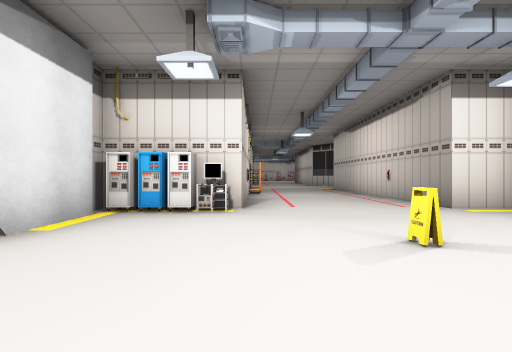
view 1 (above)

16 first-person views from a walk through a scene from a Unity 3-D project. The camera is 1.4 m above the floor, looks level and sees 85° across. Doors are open. The floor is counted in squares, 2.4 m on a side. Each view is taken from the middle of a square. On the plan, view 1 faces up. The plan holds only what a view shows up to about 9 squares ahead; the rest is blank. The place goes on beyond the plan. The player character is not drawn. Some animated figures are left out. Some surface patterns are stand-ins.

view 2
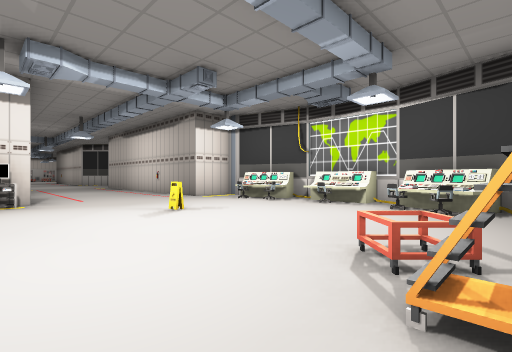

view 3
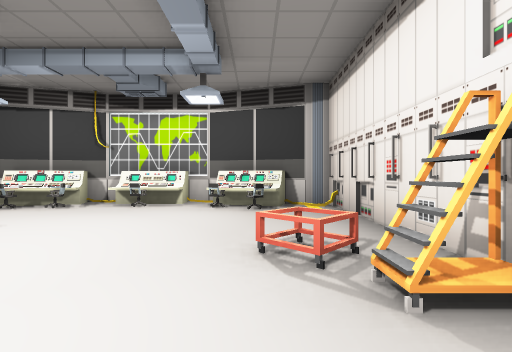

view 4
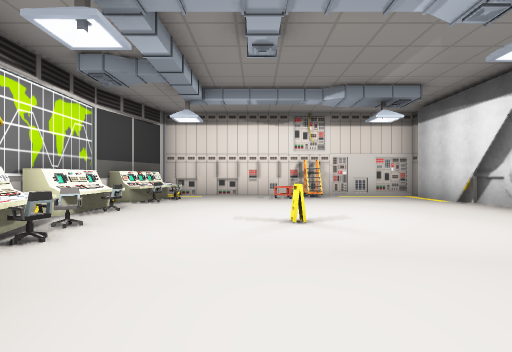

view 5
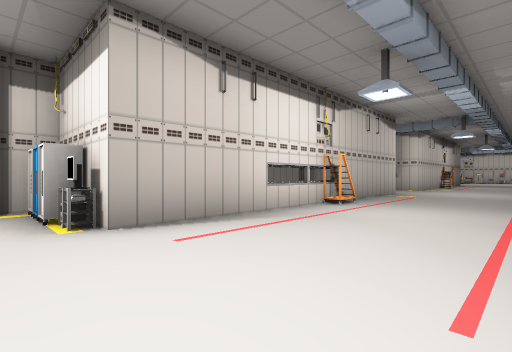

view 6
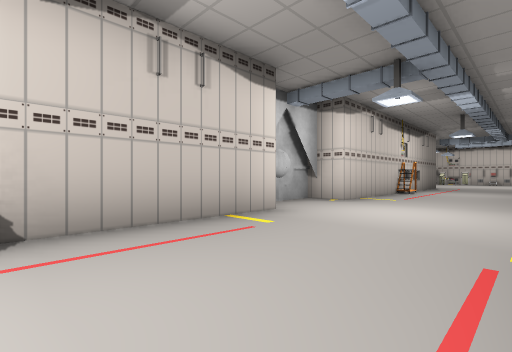

view 7
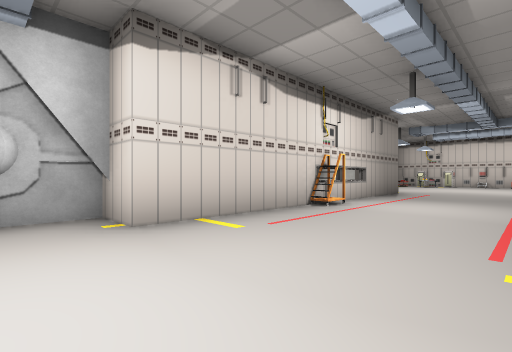

view 8
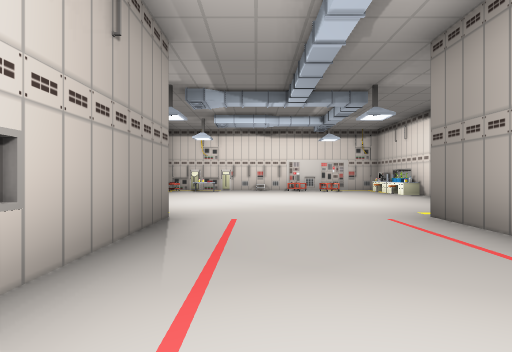

view 9
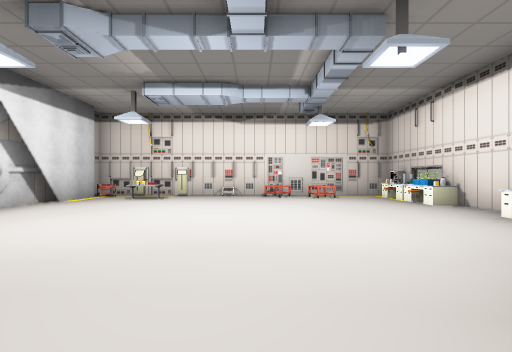

view 10
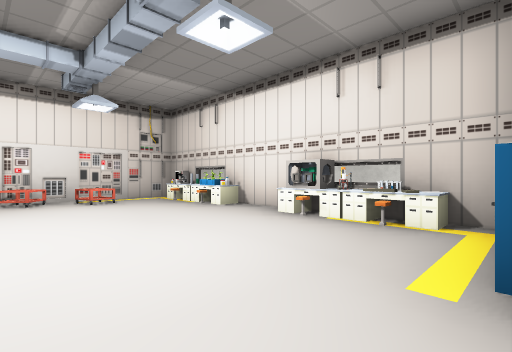

view 11
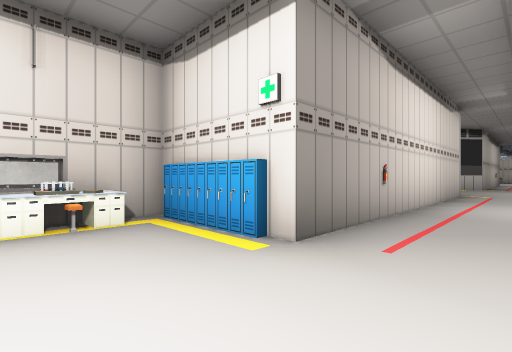

view 12
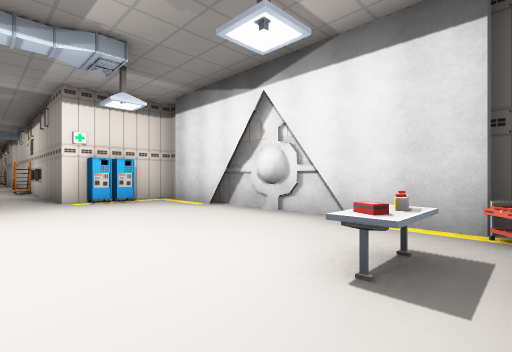

view 13
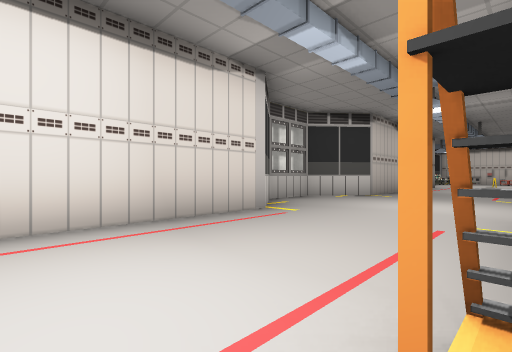

view 14
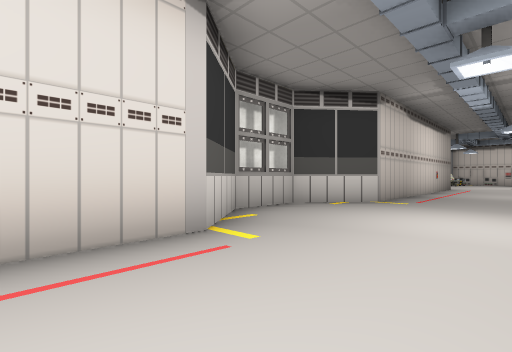

view 15
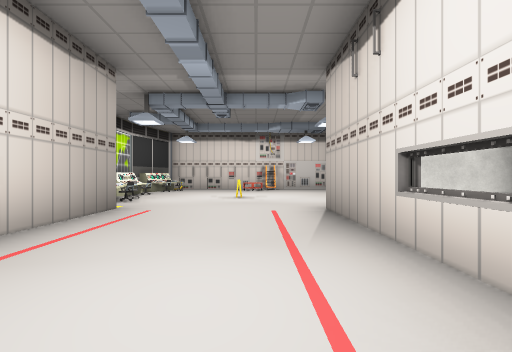

view 16
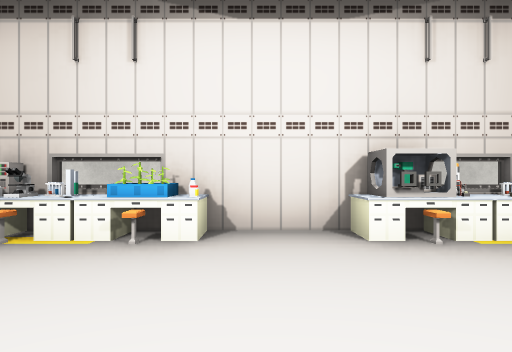

### Floor plan
Points are (right, up) in squares from view 1. A wall is a line through its corners. A room is listed if a view was taken in it or the views show most of it. See-through windows are left out.
Room 1 (views 1, 2, 3, 4, 5, 6, 7, 8, 9, 10, 11, 12, 13, 14, 15, 16)
walls: (-0.2, 13.8) (-0.2, 5.4); (0.1, 20.1) (-0.2, 20.1); (-0.2, 20.5) (0.2, 20.5) (0.2, 19.9); (0.2, 10) (0.2, 9.5); (-0.2, 24.6) (-0.2, 16.3) (-1.3, 16.3) (-1.3, 14.9); (6, 25) (6, 25.6); (-2.8, 25) (-1.8, 25); (7.2, 25.2) (7.2, 28); (4.8, 4.5) (4.8, 5) (3.5, 5) (3.5, 12.6) (4.8, 14.1) (4.8, 15.8) (3.5, 17.3) (3.5, 24.6); (-2.7, 5) (-2.7, 4.2); (-2.5, 4.3) (-2.5, 2.6); (-2.5, 27.8) (-2.5, 25.8); (6, 28.4) (6, 29.5); (5.4, 2.4) (4.7, 4.5); (-2.7, 30.5) (-2.7, 26.9); (7.2, 30.4) (7.2, 33); (-2.7, 1) (-2.7, -0.5); (6, 31.4) (6, 32.5) (-1.4, 32.5); (-2.5, 0.4) (-2.5, -1.7); (5.4, 0) (5.4, 2.5); (-2.5, 31.8) (-2.5, 29.8); (-1.6, 32.5) (-2.7, 32.5) (-2.7, 31.6); (0.1, -2) (0.6, -2); (0.1, -2.1) (0.1, -1.7); (4.7, -2.1) (5.4, 0.2); (0.1, -2.3) (0.6, -2.3); (-2.8, -2.5) (4.8, -2.5) (4.8, -2)
low walls: (0.2, 19.9) (-0.2, 19.9); (0.1, -1.7) (0.6, -1.7)
objects: server (-2, 5); container (-2, 31); cart (-2, 32); server (-1, 25); other object (-1, 30); table (-1, 31); other object (-1, 32); server (0, 5); other object (0, 9); other object (0, 31); trolley (1, -1); sign (1, 2); trolley (3, 32); chair (4, -1); chair (4, 0); chair (4, 1); chair (4, 3); chair (4, 4); locker (4, 25); other object (4, 27); other object (4, 30); trolley (4, 32); desk (5, -1) to (5, 0); desk (5, 1); other object (5, 2); desk (5, 3); locker (5, 25); other object (5, 26); other object (5, 27); desk (5, 30); other object (5, 31); other object (6, 26); other object (6, 27); desk (6, 28); plant (6, 30); desk (6, 31)

Where each view was taken, in squares from view 1:
view 1: 0 up, 0 right, facing up
view 2: 2 down, 1 left, facing up-right
view 3: 1 down, 1 left, facing right
view 4: 6 up, 2 right, facing down
view 5: 4 up, 3 right, facing up-left
view 6: 10 up, 3 right, facing up-left
view 7: 15 up, 3 right, facing up-left
view 8: 21 up, 1 right, facing up
view 9: 24 up, 2 right, facing up
view 10: 25 up, 2 right, facing up-right
view 11: 27 up, 2 right, facing down-right
view 12: 32 up, 1 right, facing down-left
view 13: 21 up, 0 right, facing down-right
view 14: 19 up, 1 right, facing down-right
view 15: 10 up, 1 right, facing down
view 16: 29 up, 3 right, facing right
